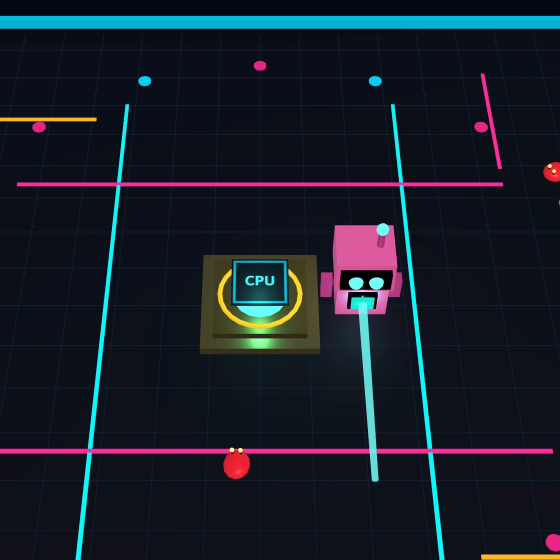
#> input picture brand/thumbnails/src/bugblaster_grok.jpg, 1120 x 1120 px (shown at 1/2 size)
$ python build_ep01.py ../../thumbnails/src/bugblaster_grok.jpg
#> lines starting #> are read from the running program, lines starting #| are printed output that depends on the picture
"""Ask Bit episode 1: 'Can AI really build a game in 10 minutes?' (1080x1920, 30 fps).
Studio frames come from studio/render.js (3D, mouths, waveforms, captions); the HUD panels, end card and
sound are added here. Timings below are measured from Amit's ElevenLabs conversation (pauses + pitch).
Usage: python3 build_ep01.py VOICE.mp3 OUT.mp4 [w h]"""
import json, os, subprocess, sys, tempfile, wave
import numpy as np
from PIL import Image, ImageDraw, ImageFilter, ImageFont
HERE = os.path.dirname(os.path.abspath(__file__)); ROOT = os.path.join(HERE, "..", "..", "..")
sys.path.insert(0, HERE)
from build_coming_soon import pcm, envelope, FPS  # noqa: E402
SR = 44100
BK = lambda s: ImageFont.truetype("/usr/share/fonts/opentype/inter/InterDisplay-Black.otf", s)
BI = lambda s: ImageFont.truetype("/usr/share/fonts/opentype/inter/InterDisplay-BlackItalic.otf", s)
BD = lambda s: ImageFont.truetype("/usr/share/fonts/opentype/inter/InterDisplay-Bold.otf", s)
MONO = lambda s: ImageFont.truetype("/usr/share/fonts/truetype/dejavu/DejaVuSansMono-Bold.ttf", s)
PINK, LIME, CYAN, WHITE, RED, GOLD, INK = (240, 53, 158), (57, 255, 136), (0, 240, 255), (255, 255, 255), (255, 70, 90), (255, 200, 80), (10, 11, 24)

# (start, end, speaker) per script line, measured from the audio
# v3 (15 Nov): "Is it real?" (41.1-41.8) is Glitch's voice in the take, so Glitch asks it; 42.05-50.27 re-voiced by Bit; later lines +1.15 s
LINES = [(0.00, 4.60, "G"), (4.97, 11.38, "B"), (12.08, 18.39, "B"), (18.75, 20.91, "G"), (21.25, 22.00, "B"), (22.68, 32.39, "B"),
         (32.86, 35.53, "G"), (35.88, 39.78, "B"), (40.07, 40.71, "G"), (41.12, 41.78, "G"), (42.08, 50.23, "B"), (50.75, 52.44, "G"), (52.75, 54.69, "B")]
CAPS = [(0.0, 4.0, "G", "Bit. People say AI can build a whole game in ten minutes."), (4.0, 4.8, "G", "True?"),
        (4.9, 7.6, "B", "Let's check. Three simple parts."), (7.6, 11.6, "B", "What people say. What we tried. And is it real."),
        (12.0, 14.25, "B", "What people say: one prompt, one shot,"), (14.25, 18.6, "B", "a full 3D game. Done before your coffee's cold."),
        (18.7, 21.1, "G", "So I type one sentence and ship it?"), (21.15, 22.3, "B", "That's the claim."),
        (22.6, 26.1, "B", "What we tried: the same prompt to two AIs."), (26.1, 30.8, "B", "Grok took nine minutes. Claude Fable 5.2 took seventeen."),
        (30.8, 32.7, "B", "Both games ran first time."), (32.8, 35.75, "G", "Nine minutes. Grok wins. Next."),
        (35.8, 39.95, "B", "Grok's tester skipped the levels using a cheat it hid in its own code."), (39.95, 41.0, "G", "…Respect."),
        (41.05, 42.0, "G", "Is it real?"), (42.0, 43.25, "B", "It's real."), (43.25, 47.3, "B", "But a human still has to play it. The fast one cut corners."),
        (47.3, 50.55, "B", "And the slow one made level one too hard to beat."), (50.65, 52.6, "G", "So am I a game dev now?"),
        (52.65, 55.05, "B", "You're a prompt writer. With a game.")]
END = 55.05; DUR = END + 4.2
NEXT_EP = "IS FABLE WORTH PAYING FOR?"   # next-episode tease on the end card

# [7 lines left out: function shot_at, not called in this run]

# ---------------- HUD (drawn per frame with PIL) ----------------
ease = lambda x: 1 - (1 - min(1, max(0, x))) ** 3
def rr(d, box, r, **kw): d.rounded_rectangle(box, r, **kw)
def chip(im, text, y, col, a=1.0, size=48):
    d = ImageDraw.Draw(im); w = d.textlength(text, font=BD(size)) + 60; x0 = (1080 - w) / 2
    rr(d, (x0, y, x0 + w, y + size + 34), (size + 34) // 2, fill=col + (int(250 * a),)); d.text((540, y + (size + 34) / 2), text, font=BD(size), fill=INK + (int(255 * a),), anchor="mm")
def panel(im, a, top=230, bot=800):
    d = ImageDraw.Draw(im); off = int((1 - a) * -30)
    rr(d, (70, top + off, 1010, bot + off), 34, fill=(10, 12, 26, int(228 * a)), outline=CYAN + (int(255 * a),), width=5); return off
def txt(d, xy, s, f, fill, a=1.0, anchor="la", stroke=0):
    d.text(xy, s, font=f, fill=fill + (int(255 * a),), anchor=anchor, stroke_width=stroke, stroke_fill=INK + (int(255 * a),))
GROK = Image.open(os.path.join(ROOT, "brand/thumbnails/src/bugblaster_grok.jpg")).convert("RGB").resize((380, 380))
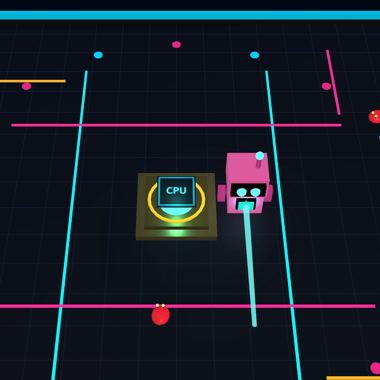
#> GROK: PIL image 380x380 RGB; mean R, G, B 22.5, 29.5, 40.1
FABLE = Image.open(os.path.join(ROOT, "brand/thumbnails/src/bugblaster_fable.jpg")).convert("RGB").resize((380, 380))
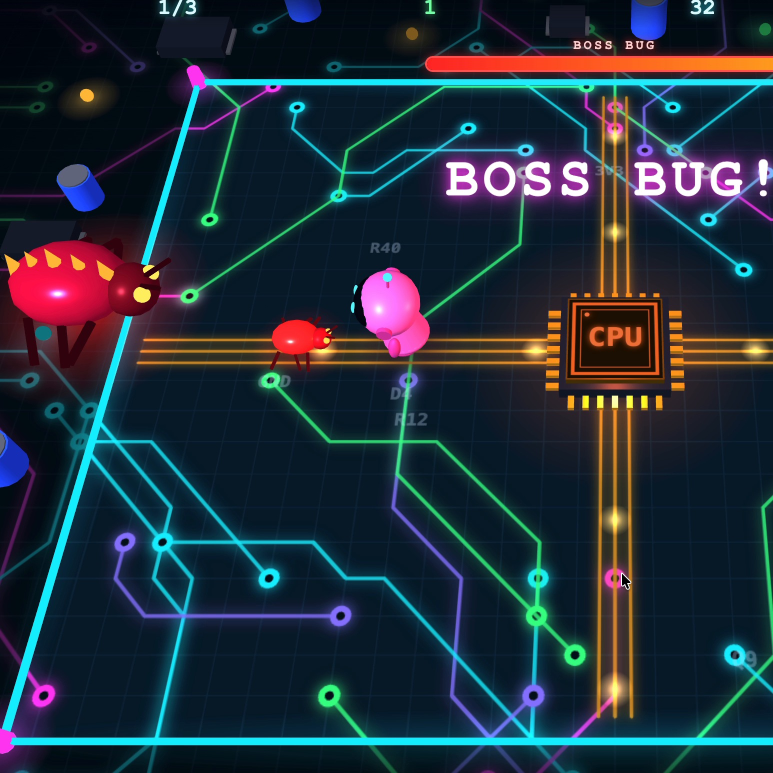
#> input picture brand/thumbnails/src/bugblaster_fable.jpg, 1546 x 1546 px (shown at 1/2 size)
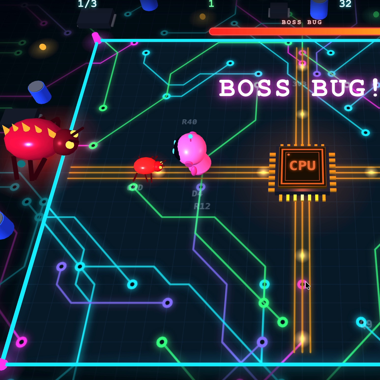
#> FABLE: PIL image 380x380 RGB; mean R, G, B 34.3, 46.8, 58.5
# [132 lines left out: functions paste_card, hud, main, not called in this run]

if __name__ == "__main__":
#> (the run stopped early here; a loop or call above may not have finished)
